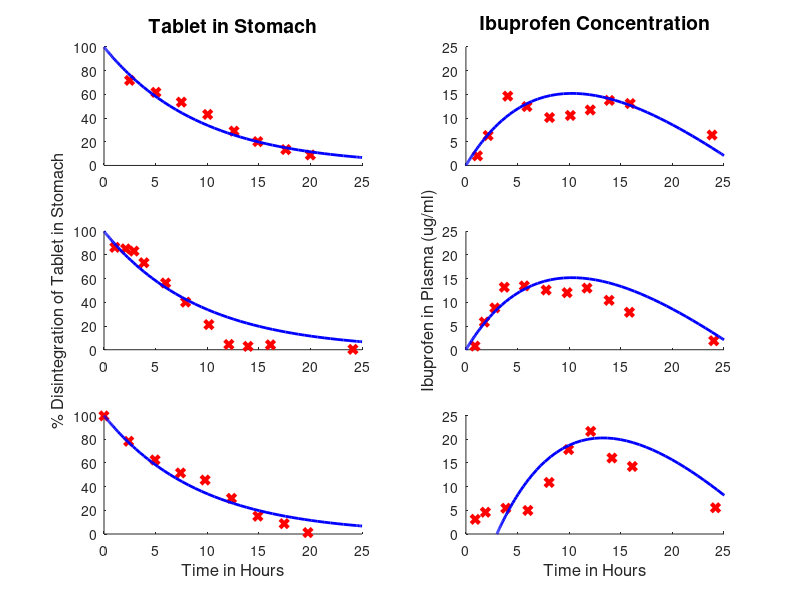

Write MATLAB code to recreate this figure.
function [T,M] = IbuprofenTimeSeries();
   
    fasted = csvread('FastedDigital.csv',6,0);
    light = csvread('LightBreakfastDigital.csv',6,0);
    heavy = csvread('HeavyBreakfastDigital.csv',6,0);
    fasteds = csvread('FastedStomach.csv',6,0);
    lights = csvread('LightStomach.csv',6,0);
    heavys = csvread('HeavyStomach.csv',6,0);
    
    y1_init = 100;  % Digestive system concentration of Ibuprofen, Bolus input
                    % 800mg of Ibuprofen conecntration in tablet
    y2_init = 0;  % Blood Plasma concentration of Ibuprofen in ug/ml
    
    hour = 60*60;
    
    % ============
    % Gastric emptying rate
    alpha = 0.00003; % The rate at which the gastric emptying happens
    
    % ============
    % Blood Ipubrofen Concentration
    beta = 33; % The negative perabola making parameter
    gamma = .000015 % 
    protein = 0 % Protein and fat parameter
    
    
    [T,M] = ode45(@deriv,[0 25*hour],[y1_init; y2_init]); 
    hours = T/hour;
    
    
%%%%%%%%%%%%%%%%%%%%%%%%%%%%%%%%%%%%%%%%%%%%%%
%Plotting
    
    % Plotting Ibu in stomach
    
    subplot(3,2,1)
    title('Tablet in Stomach','FontSize',14);
    hold all
    plot(fasteds(:,1),fasteds(:,2),'rx','LineWidth',3);
    plot(hours, M(:,1),'b','LineWidth',2);
    xlim([0,25])
    
    subplot(3,2,3)
    hold all
    plot(lights(:,1),lights(:,2),'rx','LineWidth',3);
    plot(hours, M(:,1),'b','LineWidth',2);
    ylabel('% Disintegration of Tablet in Stomach','FontSize',12)
    xlim([0,25])
    
    subplot(3,2,5)
    hold all
    plot(heavys(:,1),heavys(:,2),'rx','LineWidth',3);
    plot(hours, M(:,1),'b','LineWidth',2);
    xlim([0,25])
    xlabel('Time in Hours','FontSize',12)
    
    % ====================================
    % Plotting Ibuprof in Blod
    
    
    subplot(3,2,2)
    title('Ibuprofen Concentration','FontSize',14)
    hold all
    plot(fasted(:,1),fasted(:,2),'rx','LineWidth',3);
    plot(hours,M(:,2),'b','LineWidth',2)
    xlim([0,25])
    ylim([0,25])
    
    subplot(3,2,4)
    hold all
    ylabel('Ibuprofen in Plasma (ug/ml)','FontSize',12)
    plot(light(:,1),light(:,2),'rx','LineWidth',3);
    plot(hours,M(:,2),'b','LineWidth',2)
    xlim([0,25])
    ylim([0,25])
    
    subplot(3,2,6)
    hold all
    plot(heavy(:,1),heavy(:,2),'rx','LineWidth',3);
    
    %jank code spot
    protein = 0;
    gamma = 0.00002
    
    [T,M] = ode45(@deriv,[0 25*hour],[y1_init; y2_init]); 
    %end of jank code spot
    
    plot(hours+3,M(:,2),'b','LineWidth',2)
    xlim([0,25])
    ylim([0,25])
    xlabel('Time in Hours','FontSize',12)
    
%%%%%%%%%%%%%%%%%%%%%%%%%%%%%%%%%%%%%%%%
%Functions
    
    
    function res = deriv(t,Y);
        y1 = Y(1);
        y2 = Y(2);
        
        dy1dt = -alpha*y1; % -.00138 for complete linearity slope
        dy2dt = gamma*(y1 - beta - protein);
        
        res = [dy1dt;dy2dt];      
    end  
end